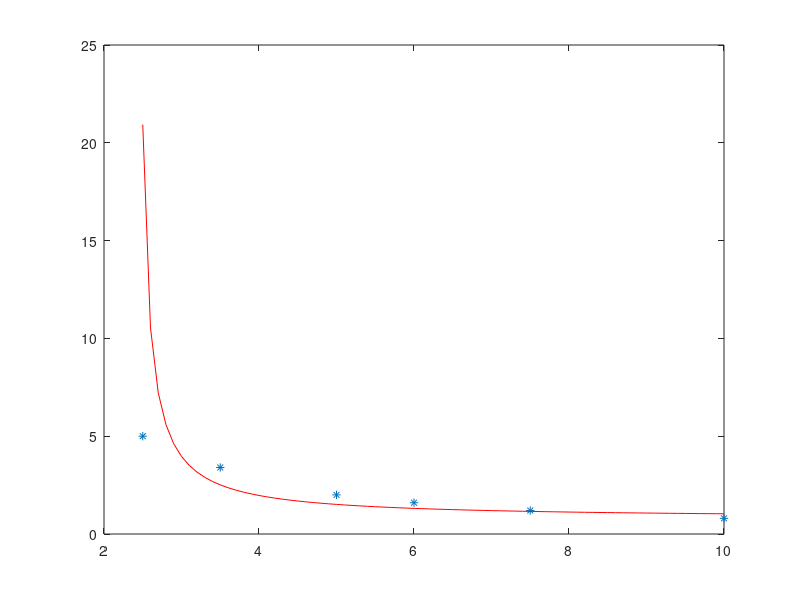

MATLAB code for this plot:
disp('linear regression for groth model ');
% groth model 
% y= ax / b+x
x = [2.5 3.5 5 6 7.5 10] ; 
y = [5 3.4 2 1.6 1.2 0.8];

% (1/y) = (b/a)(1/x) + (1/a)
% Y = A X + B
%take the log for the y vector
X = 1./x ;
Y = 1./y  ;

% ∑ Y = A ∑ X + n B
% ∑ YX = A ∑ X^2 + B ∑ X

% get variable values

n=length(x)     ;  % n  
sX = sum(X)     ; % ∑ X
sY = sum(Y)     ; % ∑ Y
sXY = sum(X.*Y) ; % ∑ YX
sX2 = sum(X.^2) ; % ∑ X^2

% ∑ Y = a ∑ X + n B
% ∑ YX = a ∑ X^2 + B ∑ X

% we split this two equation into two matrices

Rightcoef = [sX n  ; sX2 sX ] ;  
Leftcoef = [sY ; sXY] ; 
%solve as matrices
%think of it as 
%Leftcoef = Rightcoef  * sol
sol = Rightcoef \ Leftcoef ;  % as same as 'sol  = Rightcoef^-1 * Leftcoef' but the backslash expression is more effcint for more info : https://www.mathworks.com/help/matlab/ref/mldivide.html

A= sol(1) ;    %A       
B = sol(2) ;   %B
a = 1/B  ;      %a 
b= A*a    ;     %b 

%calc R^2
yav = mean(Y) ;
st = sum( (Y-yav).^2 )  ;
sr = sum((Y-B-A*X).^2) ;
r2=(st-sr)/st ;


disp('a ');disp(a) ;
disp('b ');disp(b) ;
disp('r^2 ');disp(r2) ;

x1 = min(x):0.1:max(x) ;
%y= ax / b+X
y1 = (a*x1) ./ (b+x1) ;

plot(x,y ,'*' , x1 ,y1 ,'r-')